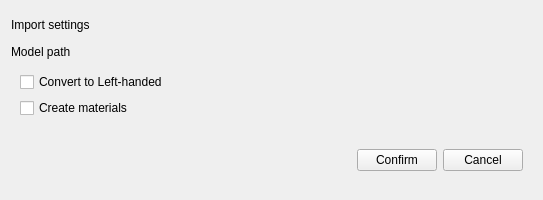
<?xml version="1.0" encoding="UTF-8"?>
<ui version="4.0">
 <class>editor::import_model_dialog</class>
 <widget class="import_asset_dialog" name="editor::import_model_dialog">
  <property name="geometry">
   <rect>
    <x>0</x>
    <y>0</y>
    <width>543</width>
    <height>200</height>
   </rect>
  </property>
  <property name="sizePolicy">
   <sizepolicy hsizetype="Preferred" vsizetype="Preferred">
    <horstretch>0</horstretch>
    <verstretch>0</verstretch>
   </sizepolicy>
  </property>
  <property name="windowTitle">
   <string>Import model</string>
  </property>
  <property name="layoutDirection">
   <enum>Qt::LayoutDirection::LeftToRight</enum>
  </property>
  <property name="autoFillBackground">
   <bool>false</bool>
  </property>
  <layout class="QVBoxLayout" name="verticalLayout">
   <item>
    <widget class="QLabel" name="label">
     <property name="sizePolicy">
      <sizepolicy hsizetype="Preferred" vsizetype="Fixed">
       <horstretch>0</horstretch>
       <verstretch>0</verstretch>
      </sizepolicy>
     </property>
     <property name="text">
      <string>Import settings</string>
     </property>
     <property name="scaledContents">
      <bool>false</bool>
     </property>
     <property name="wordWrap">
      <bool>false</bool>
     </property>
    </widget>
   </item>
   <item>
    <widget class="QLabel" name="Path">
     <property name="sizePolicy">
      <sizepolicy hsizetype="Preferred" vsizetype="Fixed">
       <horstretch>0</horstretch>
       <verstretch>0</verstretch>
      </sizepolicy>
     </property>
     <property name="text">
      <string>Model path</string>
     </property>
     <property name="wordWrap">
      <bool>true</bool>
     </property>
    </widget>
   </item>
   <item>
    <widget class="QWidget" name="widget_2" native="true">
     <property name="sizePolicy">
      <sizepolicy hsizetype="Preferred" vsizetype="Fixed">
       <horstretch>0</horstretch>
       <verstretch>0</verstretch>
      </sizepolicy>
     </property>
     <layout class="QVBoxLayout" name="verticalLayout_2">
      <property name="topMargin">
       <number>0</number>
      </property>
      <item>
       <widget class="QCheckBox" name="ConvertToLH">
        <property name="text">
         <string>Convert to Left-handed</string>
        </property>
       </widget>
      </item>
      <item>
       <widget class="QCheckBox" name="CreateMaterials">
        <property name="text">
         <string>Create materials</string>
        </property>
       </widget>
      </item>
     </layout>
    </widget>
   </item>
   <item>
    <widget class="QWidget" name="widget" native="true">
     <property name="sizePolicy">
      <sizepolicy hsizetype="Preferred" vsizetype="Fixed">
       <horstretch>0</horstretch>
       <verstretch>0</verstretch>
      </sizepolicy>
     </property>
     <layout class="QHBoxLayout" name="horizontalLayout">
      <item>
       <spacer name="horizontalSpacer">
        <property name="orientation">
         <enum>Qt::Orientation::Horizontal</enum>
        </property>
        <property name="sizeHint" stdset="0">
         <size>
          <width>40</width>
          <height>20</height>
         </size>
        </property>
       </spacer>
      </item>
      <item>
       <widget class="QPushButton" name="ConfirmButton">
        <property name="sizePolicy">
         <sizepolicy hsizetype="Fixed" vsizetype="Fixed">
          <horstretch>0</horstretch>
          <verstretch>0</verstretch>
         </sizepolicy>
        </property>
        <property name="text">
         <string>Confirm</string>
        </property>
       </widget>
      </item>
      <item>
       <widget class="QPushButton" name="CancelButton">
        <property name="sizePolicy">
         <sizepolicy hsizetype="Fixed" vsizetype="Fixed">
          <horstretch>0</horstretch>
          <verstretch>0</verstretch>
         </sizepolicy>
        </property>
        <property name="text">
         <string>Cancel</string>
        </property>
       </widget>
      </item>
     </layout>
    </widget>
   </item>
  </layout>
 </widget>
 <customwidgets>
  <customwidget>
   <class>import_asset_dialog</class>
   <extends>QWidget</extends>
   <header>import_asset_dialog.h</header>
   <container>1</container>
  </customwidget>
 </customwidgets>
 <resources/>
 <connections/>
</ui>
